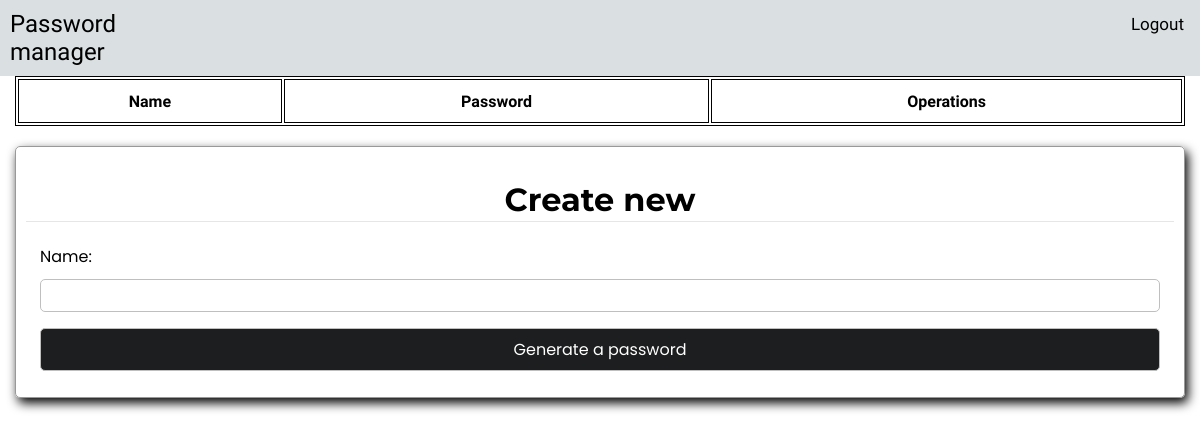
Page / (signed in) on the earlier database version.
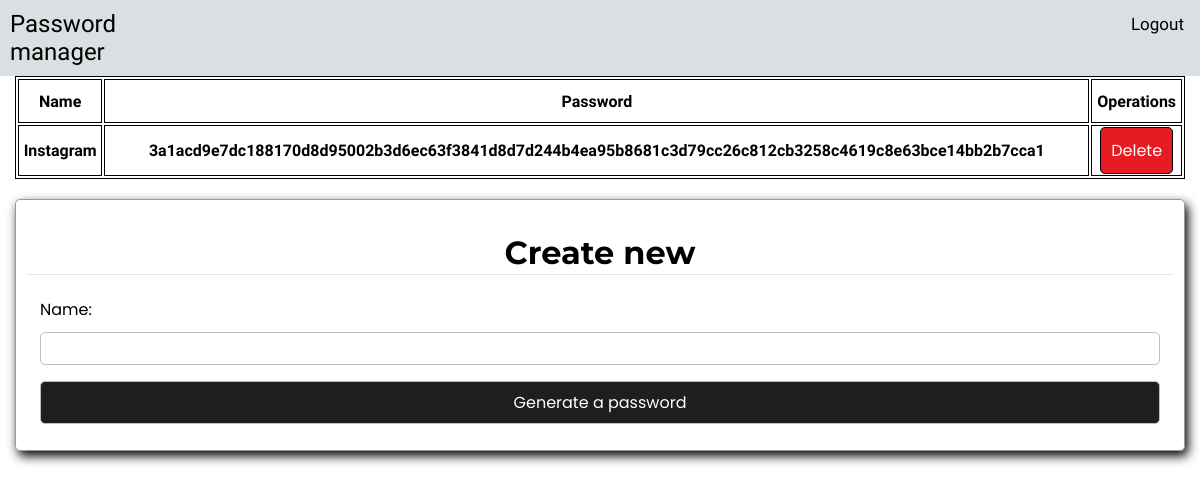
Same page on the later database version.
### index/models.py (models this page shows)
class Model(models.Model):
	owner = models.ForeignKey(User, on_delete = models.CASCADE, related_name = "owner")
	password = models.CharField(max_length = 200)
	name = models.CharField(max_length = 400)

### index/views.py (the view)
# urls.py: path('', views.index, name="index"),
def index(request):
    if not request.user.is_authenticated:
        return HttpResponseRedirect(reverse('login'))
    else:
        models = Model.objects.filter(owner = request.user)
        return render(request, "index/index.html", {
            "models": models
            })

### index/templates/index/index.html (shortened to what this page needs)
{% extends 'index/layout.html' %}
{% load static %}
{% block body %}
<div class="container">
	<table class="table-border">
		<tr>
			<th>Name</th>
			<th>Password</th>
			<th>Operations</th>
		</tr>
		{% for i in models %}
		<tr>
			<th>{{i.name}}</th>
			<th>{{i.password}}</th>
			<th><button class="btn btn-danger" id="delete" data-delete = "{{i.password}}">Delete</button></th>
		</tr>
		{% endfor %}
	</table>
	<form class="box box-shadow margin-top-bottom" method="post" action="{% url 'create' %}">
		<h1 class="box-title">Create new</h1>
		<div class="form-group">
			<p class="form-label">Name:</p>
			<input type="text" name="target-name" class="form-control">
		</div>
		<div class="form-group">
			<input type="submit" class="btn btn-dark form-control" value="Generate a password">
		</div>
	</form>
</div>
{% endblock %}

### index/templates/index/layout.html (shortened to what this page needs)
{% load static %}
<!DOCTYPE html>
<html lang="en">
<head>
    <link type = "text/css" rel="stylesheet" href="{% static 'index/HurlUI.css' %}">
</head>
<body>
	<nav class="navbar bg-light text-dark">
		<a class="nav-logo" href="/">Password manager</a>
		<ul class="nav-list" id="nav-list">
			{% if not user.is_authenticated %}
			<li class="nav-item"><a href="{% url 'login' %}">Login</a></li>
			<li class="nav-item"><a href="{% url 'register' %}">Register</a></li>
			{% else %}
			<li class="nav-item"><a href="{% url 'logout' %}">Logout</a></li>
			{% endif %}
		</ul>
	</nav>
    {% block body %}
    {% endblock %}
</body>
</html>

### index/static/index/HurlUI.css (style rules this page uses)
body { margin: 0; padding: 0; font-family: "Times New Roman","Roboto Condensed", "Poppins","Arial"; }
.margin-top-bottom { margin: 20px 0; }
.container { padding-right: 15px; padding-left: 15px; margin-right: auto; margin-left: auto; }
.bg-dark, .btn-dark { background-color: #1c1e1f !important; color: #FFF !important; }
.bg-light, .btn-light { background-color: #DAE0E2 !important; color: #000 !important; }
.text-dark { color: #1c1e1f !important; }
.btn { padding: 10px; border: 1px solid black; border-radius: 5px; text-decoration: none; font-size: 1rem; color: black; font-family: "Poppins"; }
.btn-danger { background-color: #E71C23; color: #FFF; }
.box { padding: 10px; border: 1px solid #999; border-radius: 5px; width: -webkit-fill-available; }
.box-title, .heading-title { font-weight: bold; text-align: center; font-family: "Montserrat"; padding: 2px 5px; border-bottom: 0.5px solid #e6e6e6; }
.box-shadow { box-shadow: 3px 5px 11px; }
.form-label, .text-label { font-family: "Poppins", "Arial"; margin: 10px 0; }
.form-group { margin: 16px 14px; }
.form-control { color: black; border: 1px solid #bfbfbf; width: -webkit-fill-available; border-radius: 5px; padding: 8px; }
.navbar { margin: 0; padding: 0; overflow: hidden; background-color: white; width: 100%; }
.nav-list { margin: 0; list-style-type: none; }
.nav-logo, .nav-logo a { float: left; max-width: 200px; margin: 10px; text-decoration: none; color: black; font-size: 1.5rem; }
.navbar .nav-item { display: block; text-align: center; padding: 14px 16px; font-size: 17px; float: right; }
.navbar .nav-item a { text-decoration: none; color: black; }
table { width: 100%; }
th { height: 40px; }
.table-border, .table-border table, .table-border th, .table-border tr, .table-border td { border: 1px solid; }
@media only screen and (min-width: 768px) { .container { width: 750px; } }
@media only screen and (min-width: 992px) { .container { width: 970px; } }
@media only screen and (min-width: 1200px) { .container { width: 1170px; } }

Differences in the rows shown:
added Model: name "Instagram", password "3a1acd9e7dc188170d8d95002b3d6ec63f3841d8d7d244b4ea95b8681c3d79cc26c812cb3258c4619c8e63bce14bb2b7cca1"
